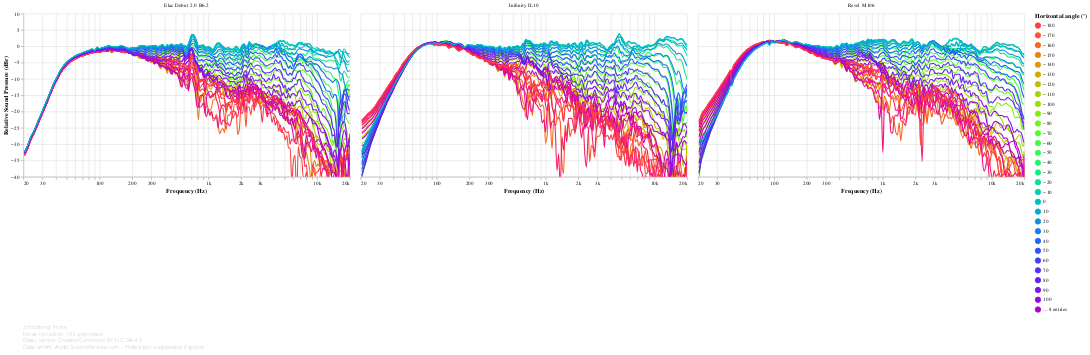

The notebook cell this image was saved under:
### Markdown cell above
Use the slider at the bottom to focus on a specific angle. Note that the slider can be slow to respond, especially if there are many speakers. Double-click the chart to reset.

Keep in mind that these graphs can be shown normalized to flat on-axis by changing the settings in the *Normalization* section above.

### Code cell
#@markdown
def off_axis_angles_chart(direction):
    return conditional_chart(4, lambda: frequency_response_db_chart(
        speakers_fr_ready
            .loc[:, 'SPL ' + direction]
            .pipe(lsx.data.convert_angles)
            .pipe(lambda df: df.pipe(lsx.pd.set_columns, df.columns.map(mapper=lambda column: f'{column:+.0f}')))
            .rename_axis(columns='Angle'),
        lambda chart: lsx.util.pipe(chart
            .transform_calculate(angle=alt.expr.toNumber(alt.datum['key'])),
            lambda chart: lsx.alt.filter_selection(chart, alt.selection_single(
                fields=['angle'],
                bind=alt.binding_range(min=-170, max=180, step=10, name=direction + ' angle selector (°)'),
                clear='dblclick'))
            .encode(
                sound_pressure_yaxis(),
                alt.Color(
                    'angle', title=direction + ' angle (°)', type='quantitative',
                    scale=alt.Scale(scheme='sinebow', domain=(-180, 180)),
                    # We have to explicitly set the legend type to 'gradient' because of https://github.com/vega/vega-lite/issues/6258
                    legend=alt.Legend(type='gradient', gradientLength=300, values=list(range(-180, 180+10, 10))))),
            speaker_facet, speaker_input),
        lambda chart: lsx.alt.interactive_line(chart),
        fold={},
        additional_tooltips=[alt.Tooltip('key', type='nominal', title=direction + ' angle (°)')],
        sidebyside=True
    ))

off_axis_angles_chart('Horizontal')

### Figure 1 — Vega-Lite specification as saved in the notebook (floating-point values rounded to 4 significant figures; data arrays with more than 128 entries replaced by an {"elided": "..."} marker saying what was removed)
{"config": {"view": {"continuousWidth": 400, "continuousHeight": 300, "opacity": 0}}, "vconcat": [{"data": {"name": "data-2b5f37318bdb4db33f678b603de7e09c"}, "facet": {"type": "nominal", "field": "speaker", "title": null}, "spec": {"layer": [{"mark": {"type": "line", "clip": true, "interpolate": "monotone"}, "encoding": {"opacity": {"condition": {"value": 1, "selection": "selector016"}, "value": 0.2}}, "selection": {"selector016": {"type": "multi", "encodings": ["color"], "bind": "legend"}, "selector018": {"type": "interval", "bind": "scales", "encodings": ["x", "y"]}, "selector019": {"type": "single", "fields": ["angle"], "bind": {"input": "range", "max": 180, "min": -170, "name": "Horizontal angle selector (°)", "step": 10}, "clear": "dblclick"}, "selector020": {"type": "single", "fields": ["speaker"], "bind": {"input": "select", "options": [null, "Elac Debut 2.0 B6.2", "Inifinity IL10", "Revel M106"], "labels": ["All", "Elac Debut 2.0 B6.2", "Inifinity IL10", "Revel M106"], "name": "Speaker: "}}}}, {"mark": {"type": "circle", "clip": true, "size": 100}, "encoding": {"fillOpacity": {"condition": {"value": 0.3, "selection": "selector017"}, "value": 0}}, "selection": {"selector017": {"type": "single", "on": "mouseover", "clear": "mouseout", "empty": "none", "encodings": ["x", "y"]}}}], "encoding": {"color": {"type": "quantitative", "field": "angle", "legend": {"gradientLength": 300, "type": "gradient", "values": [-180, -170, -160, -150, -140, -130, -120, -110, -100, -90, -80, -70, -60, -50, -40, -30, -20, -10, 0, 10, 20, 30, 40, 50, 60, 70, 80, 90, 100, 110, 120, 130, 140, 150, 160, 170, 180]}, "scale": {"domain": [-180, 180], "scheme": "sinebow"}, "title": "Horizontal angle (°)"}, "tooltip": [{"type": "nominal", "field": "key", "title": "Horizontal angle (°)"}, {"type": "quantitative", "field": "frequency", "format": ".03s", "title": "Frequency (Hz)"}, {"type": "quantitative", "field": "value", "format": ".2f", "title": "Value (dB)"}], "x": {"type": "quantitative", "axis": {"format": "s"}, "field": "frequency", "scale": {"base": 10, "domain": [20, 20000], "nice": false, "type": "log"}, "title": "Frequency (Hz)"}, "y": {"type": "quantitative", "axis": {"grid": true}, "field": "value", "scale": {"domain": [-40, 10]}, "title": ["Relative Sound Pressure (dBr)"]}}, "height": 300, "transform": [{"flatten": ["frequency", "-100", "-10", "-110", "-120", "-130", "-140", "-150", "-160", "-170", "-20", "-30", "-40", "-50", "-60", "-70", "-80", "-90", "+100", "+10", "+110", "+120", "+130", "+140", "+150", "+160", "+170", "+180", "+20", "+30", "+40", "+50", "+60", "+70", "+80", "+90", "+0"]}, {"fold": ["-100", "-10", "-110", "-120", "-130", "-140", "-150", "-160", "-170", "-20", "-30", "-40", "-50", "-60", "-70", "-80", "-90", "+100", "+10", "+110", "+120", "+130", "+140", "+150", "+160", "+170", "+180", "+20", "+30", "+40", "+50", "+60", "+70", "+80", "+90", "+0"]}, {"calculate": "toNumber(datum['key'])", "as": "angle"}, {"filter": {"selection": "selector019"}}], "width": 600}, "transform": [{"filter": {"selection": "selector020"}}]}, {"mark": "text", "height": 1, "title": {"text": ["Smoothing: None", "Mean resolution: 19.5 pts/octave", "Data License: Creative Commons BY-NC-SA 4.0", "Data: amirm, AudioScienceReview.com - Plotted by Loudspeaker Explorer"], "anchor": "start", "color": "gray", "fontSize": 10, "fontWeight": "lighter"}, "width": 600}], "resolve": {"legend": {"color": "independent"}}, "$schema": "https://vega.github.io/schema/vega-lite/v4.8.1.json", "datasets": {"data-2b5f37318bdb4db33f678b603de7e09c": [{"speaker": "Elac Debut 2.0 B6.2", "frequency": {"elided": "194 float values"}, "-100": {"elided": "194 float values"}, "-10": {"elided": "194 float values"}, "-110": {"elided": "194 float values"}, "-120": {"elided": "194 float values"}, "-130": {"elided": "194 float values"}, "-140": {"elided": "194 float values"}, "-150": {"elided": "194 float values"}, "-160": {"elided": "194 float values"}, "-170": {"elided": "194 float values"}, "-20": {"elided": "194 float values"}, "-30": {"elided": "194 float values"}, "-40": {"elided": "194 float values"}, "-50": {"elided": "194 float values"}, "-60": {"elided": "194 float values"}, "-70": {"elided": "194 float values"}, "-80": {"elided": "194 float values"}, "-90": {"elided": "194 float values"}, "+100": {"elided": "194 float values"}, "+10": {"elided": "194 float values"}, "+110": {"elided": "194 float values"}, "+120": {"elided": "194 float values"}, "+130": {"elided": "194 float values"}, "+140": {"elided": "194 float values"}, "+150": {"elided": "194 float values"}, "+160": {"elided": "194 float values"}, "+170": {"elided": "194 float values"}, "+180": {"elided": "194 float values"}, "+20": {"elided": "194 float values"}, "+30": {"elided": "194 float values"}, "+40": {"elided": "194 float values"}, "+50": {"elided": "194 float values"}, "+60": {"elided": "194 float values"}, "+70": {"elided": "194 float values"}, "+80": {"elided": "194 float values"}, "+90": {"elided": "194 float values"}, "+0": {"elided": "194 float values"}}, {"speaker": "Inifinity IL10", "frequency": {"elided": "194 float values"}, "-100": {"elided": "194 float values"}, "-10": {"elided": "194 float values"}, "-110": {"elided": "194 float values"}, "-120": {"elided": "194 float values"}, "-130": {"elided": "194 float values"}, "-140": {"elided": "194 float values"}, "-150": {"elided": "194 float values"}, "-160": {"elided": "194 float values"}, "-170": {"elided": "194 float values"}, "-20": {"elided": "194 float values"}, "-30": {"elided": "194 float values"}, "-40": {"elided": "194 float values"}, "-50": {"elided": "194 float values"}, "-60": {"elided": "194 float values"}, "-70": {"elided": "194 float values"}, "-80": {"elided": "194 float values"}, "-90": {"elided": "194 float values"}, "+100": {"elided": "194 float values"}, "+10": {"elided": "194 float values"}, "+110": {"elided": "194 float values"}, "+120": {"elided": "194 float values"}, "+130": {"elided": "194 float values"}, "+140": {"elided": "194 float values"}, "+150": {"elided": "194 float values"}, "+160": {"elided": "194 float values"}, "+170": {"elided": "194 float values"}, "+180": {"elided": "194 float values"}, "+20": {"elided": "194 float values"}, "+30": {"elided": "194 float values"}, "+40": {"elided": "194 float values"}, "+50": {"elided": "194 float values"}, "+60": {"elided": "194 float values"}, "+70": {"elided": "194 float values"}, "+80": {"elided": "194 float values"}, "+90": {"elided": "194 float values"}, "+0": {"elided": "194 float values"}}, {"speaker": "Revel M106", "frequency": {"elided": "194 float values"}, "-100": {"elided": "194 float values"}, "-10": {"elided": "194 float values"}, "-110": {"elided": "194 float values"}, "-120": {"elided": "194 float values"}, "-130": {"elided": "194 float values"}, "-140": {"elided": "194 float values"}, "-150": {"elided": "194 float values"}, "-160": {"elided": "194 float values"}, "-170": {"elided": "194 float values"}, "-20": {"elided": "194 float values"}, "-30": {"elided": "194 float values"}, "-40": {"elided": "194 float values"}, "-50": {"elided": "194 float values"}, "-60": {"elided": "194 float values"}, "-70": {"elided": "194 float values"}, "-80": {"elided": "194 float values"}, "-90": {"elided": "194 float values"}, "+100": {"elided": "194 float values"}, "+10": {"elided": "194 float values"}, "+110": {"elided": "194 float values"}, "+120": {"elided": "194 float values"}, "+130": {"elided": "194 float values"}, "+140": {"elided": "194 float values"}, "+150": {"elided": "194 float values"}, "+160": {"elided": "194 float values"}, "+170": {"elided": "194 float values"}, "+180": {"elided": "194 float values"}, "+20": {"elided": "194 float values"}, "+30": {"elided": "194 float values"}, "+40": {"elided": "194 float values"}, "+50": {"elided": "194 float values"}, "+60": {"elided": "194 float values"}, "+70": {"elided": "194 float values"}, "+80": {"elided": "194 float values"}, "+90": {"elided": "194 float values"}, "+0": {"elided": "194 float values"}}]}}
